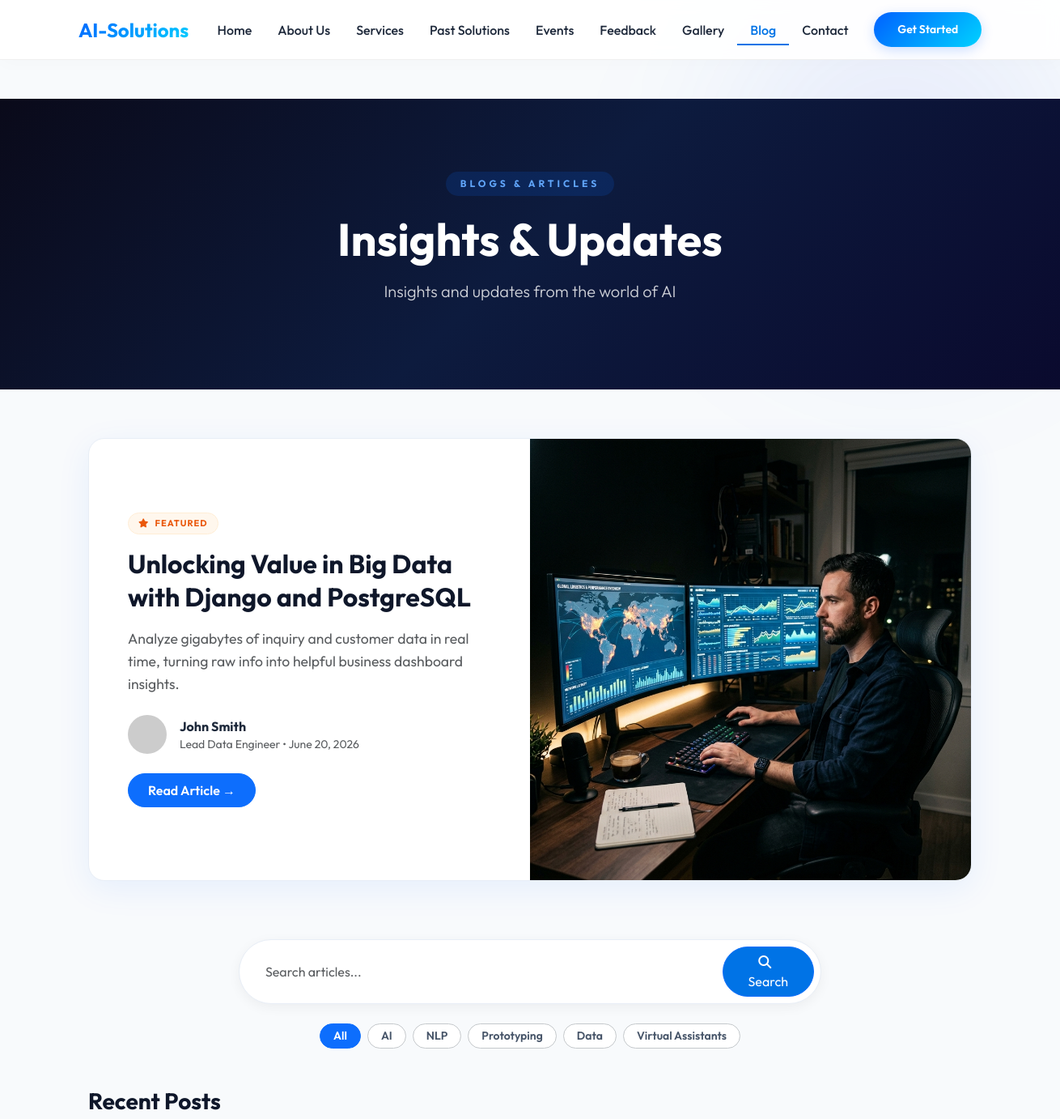
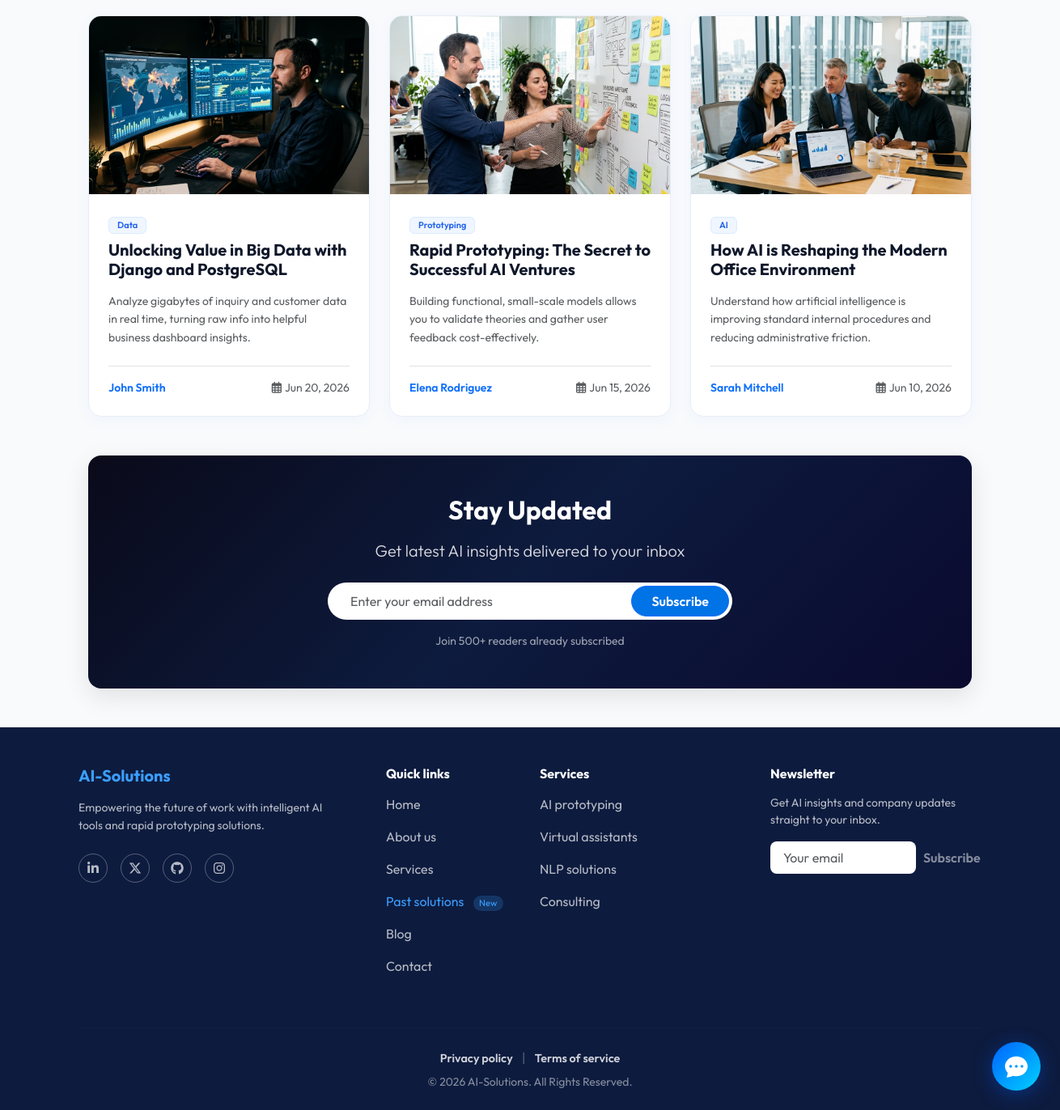
Screenshot of /blog/ with the database file from the repository (2 pictures, top to bottom).
### core/models.py (models this page shows, shortened)
class BlogPost(models.Model):
    title = models.CharField(max_length=255)
    slug = models.SlugField(max_length=255, unique=True, blank=True)
    excerpt = models.TextField(blank=True)
    content = models.TextField()
    author = models.ForeignKey(User, on_delete=models.CASCADE, null=True, blank=True)
    author_name = models.CharField(max_length=150, blank=True, default='')
    author_role = models.CharField(max_length=150, blank=True, default='')
    published_date = models.DateTimeField(default=timezone.now)
    is_published = models.BooleanField(default=True)
    featured_image = models.ImageField(upload_to='blogs/', blank=True, null=True)

### core/views.py (the view)
# urls.py: path('blog/', views.BlogListView.as_view(), name='blog'),
class BlogListView(ListView):
    model = BlogPost
    template_name = 'core/blog.html'
    context_object_name = 'articles'
    def get_queryset(self):
        return BlogPost.objects.filter(is_published=True).order_by('-published_date')

### templates/core/blog.html (shortened to what this page needs)
{% extends 'base.html' %}
{% load static %}
{% block content %}
<section class="blog-hero">
    <div class="container">
        <span class="hero-label">BLOGS & ARTICLES</span>
        <h1 class="display-4 fw-bolder text-white mb-3">Insights & Updates</h1>
        <p class="lead mx-auto" style="color: rgba(255,255,255,0.8); max-width: 600px;">
            Insights and updates from the world of AI
        </p>
    </div>
</section>
<div class="container mb-5">
    {% if articles %}
    <div class="row mb-5 pb-4">
        <div class="col-12">
            <div class="featured-article">
                <div class="row g-0 align-items-stretch">
                    <div class="col-lg-6 p-4 p-md-5 order-2 order-lg-1 d-flex flex-column justify-content-center">
                        <div>
                            <span class="featured-badge"><i class="fas fa-star me-1"></i> FEATURED</span>
                        </div>
                        <h2 class="fw-bold mb-3" style="color: #0f172a; line-height: 1.3;">{{ articles.0.title }}</h2>
                        <p class="text-muted mb-4" style="font-size: 1.1rem; line-height: 1.6;">{{ articles.0.excerpt|default:articles.0.content|truncatewords:30 }}</p>
                        <div class="d-flex align-items-center mb-4">
                            <img src="https://ui-avatars.com/api/?name={% if articles.0.author_name %}{{ articles.0.author_name|urlencode }}{% else %}AI-Solutions+Team{% endif %}&background=0d6efd&color=fff" alt="Author" class="rounded-circle me-3" width="48" height="48">
                            <div>
                                <p class="fw-bold mb-0" style="color: #1e293b;">
                                    {% if articles.0.author_name %}{{ articles.0.author_name }}{% elif articles.0.author %}{{ articles.0.author.get_full_name|default:articles.0.author.username }}{% else %}AI-Solutions Team{% endif %}
                                </p>
                                <p class="small text-muted mb-0">
                                    {% if articles.0.author_role %}{{ articles.0.author_role }}{% else %}Author{% endif %} &bull; {{ articles.0.published_date|date:"F d, Y" }}
                                </p>
                            </div>
                        </div>
                        <div>
                            <a href="{% url 'blog_detail' articles.0.slug %}" class="btn btn-primary rounded-pill px-4 py-2 fw-semibold">Read Article &rarr;</a>
                        </div>
                    </div>
                    <div class="col-lg-6 order-1 order-lg-2">
                        {% if articles.0.featured_image %}
                        <img src="{{ articles.0.featured_image.url }}?v=2" alt="{{ articles.0.title }}" class="featured-img">
                        {% else %}
                        <img src="https://images.unsplash.com/photo-1551288049-bebda4e38f71?auto=format&fit=crop&w=800&q=80" alt="Big Data" class="featured-img">
                        {% endif %}
                    </div>
                </div>
            </div>
        </div>
    </div>
    {% endif %}
    <div class="row justify-content-center mb-5">
        <div class="col-lg-8">
            <div class="d-flex bg-white rounded-pill p-2 mb-4" style="box-shadow: 0 4px 15px rgba(0,0,0,0.05); border: 1px solid #e8eef6;">
                <input type="text" id="blog-search" class="form-control border-0 bg-transparent px-4 shadow-none" placeholder="Search articles...">
                <button class="btn btn-primary rounded-pill px-4" style="background: #0073e6;">
                    <i class="fas fa-search me-2"></i> Search
                </button>
            </div>
            <div class="d-flex flex-wrap justify-content-center gap-2" id="blog-filters">
                <button class="btn btn-sm border border-secondary-subtle rounded-pill px-3 filter-btn active" data-filter="all">All</button>
                <button class="btn btn-sm border border-secondary-subtle rounded-pill px-3 filter-btn" data-filter="ai">AI</button>
                <button class="btn btn-sm border border-secondary-subtle rounded-pill px-3 filter-btn" data-filter="nlp">NLP</button>
                <button class="btn btn-sm border border-secondary-subtle rounded-pill px-3 filter-btn" data-filter="prototyping">Prototyping</button>
                <button class="btn btn-sm border border-secondary-subtle rounded-pill px-3 filter-btn" data-filter="data">Data</button>
                <button class="btn btn-sm border border-secondary-subtle rounded-pill px-3 filter-btn" data-filter="virtual-assistants">Virtual Assistants</button>
            </div>
        </div>
    </div>
    <h3 class="fw-bold mb-4" style="color: #0f172a;">Recent Posts</h3>
    <div class="row g-4">
        {% if articles %}
            {% for article in articles %}
            <div class="col-md-6 col-lg-4 article-item" data-category="{% if 'nlp' in article.title|lower or 'language' in article.title|lower %}nlp{% elif 'data' in article.title|lower %}data{% elif 'prototyp' in article.title|lower %}prototyping{% elif 'assistant' in article.title|lower or 'bot' in article.title|lower %}virtual-assistants{% else %}ai{% endif %}">
                <div class="article-card">
                    <div class="article-img-wrapper">
                        {% if article.featured_image %}
                        <a href="{% url 'blog_detail' article.slug %}">
                            <img src="{{ article.featured_image.url }}?v=2" class="article-img" alt="{{ article.title }}">
                        </a>
                        {% else %}
                        <a href="{% url 'blog_detail' article.slug %}">
                            <img src="https://images.unsplash.com/photo-1451187580459-43490279c0fa?auto=format&fit=crop&w=600&q=80" class="article-img" alt="Placeholder">
                        </a>
                        {% endif %}
                    </div>
                    <div class="p-4 d-flex flex-column flex-grow-1">
                        <div class="mb-2">
                            {% if 'nlp' in article.title|lower or 'language' in article.title|lower %}
                                <span class="badge bg-primary bg-opacity-10 text-primary px-2 py-1">NLP</span>
                            {% elif 'data' in article.title|lower %}
                                <span class="badge bg-primary bg-opacity-10 text-primary px-2 py-1">Data</span>
                            {% elif 'prototyp' in article.title|lower %}
                                <span class="badge bg-primary bg-opacity-10 text-primary px-2 py-1">Prototyping</span>
                            {% elif 'assistant' in article.title|lower or 'bot' in article.title|lower %}
                                <span class="badge bg-primary bg-opacity-10 text-primary px-2 py-1">Virtual Assistants</span>
                            {% else %}
                                <span class="badge bg-primary bg-opacity-10 text-primary px-2 py-1">AI</span>
                            {% endif %}
                        </div>
                        <h5 class="fw-bold mb-3 article-title"><a href="{% url 'blog_detail' article.slug %}" class="text-decoration-none">{{ article.title }}</a></h5>
                        <p class="text-muted small mb-4 flex-grow-1 article-excerpt" style="line-height: 1.6;">{{ article.excerpt|default:article.content|truncatewords:20 }}</p>
                        <div class="d-flex justify-content-between align-items-center mt-auto pt-3 border-top">
                            <div class="d-flex align-items-center">
                                <span class="small fw-semibold text-primary">{% if article.author_name %}{{ article.author_name }}{% elif article.author %}{{ article.author.get_full_name|default:article.author.username }}{% else %}AI-Solutions Team{% endif %}</span>
                            </div>
                            <span class="small text-muted"><i class="far fa-calendar-alt me-1"></i>{{ article.published_date|date:"M d, Y" }}</span>
                        </div>
                    </div>
                </div>
            </div>
            {% endfor %}
        {% else %}
            <div class="col-12 text-center py-5">
                <i class="fas fa-newspaper fa-3x text-muted mb-3 d-block"></i>
                <p class="text-muted">Stay tuned for our first promotional article.</p>
            </div>
        {% endif %}
    </div>
    <div class="row mb-4 mt-5">
        <div class="col-12">
            <div class="rounded-4 p-5 text-center text-white" style="background: linear-gradient(135deg, #0a0a1a 0%, #0d1b3e 50%, #0a0a2e 100%); box-shadow: 0 10px 30px rgba(0,0,0,0.1);">
                <h2 class="fw-bold mb-3 text-white">Stay Updated</h2>
                <p class="mb-4 lead mx-auto" style="color: rgba(255,255,255,0.85); max-width: 500px;">Get latest AI insights delivered to your inbox</p>
                <div class="mx-auto" style="max-width: 500px;">
                    <form id="newsletter-form" class="d-flex mb-3 bg-white rounded-pill p-1" onsubmit="handleSubscribe(event)">
                        <input type="email" id="newsletter-email" class="form-control border-0 bg-transparent px-4 shadow-none" placeholder="Enter your email address" required>
                        <button type="submit" class="btn btn-primary rounded-pill px-4 fw-semibold" style="background: #0073e6;">Subscribe</button>
                    </form>
                    <p class="small mb-0" style="color: rgba(255,255,255,0.6);">Join 500+ readers already subscribed</p>
                </div>
            </div>
        </div>
    </div>
</div>
{% endblock %}

### templates/base.html (style rules this page uses)
:root { --primary-color: #0061FF; --primary-gradient: linear-gradient(135deg, #0061FF 0%, #00d2ff 100%); --bg-color: #f8fafc; --card-bg: #ffffff; --text-main: #1e293b; --text-heading: #0f172a; --text-muted: #64748b; --border-color: rgba(0, 0, 0, 0.06); }
body { font-family: 'Outfit', sans-serif; background-color: var(--bg-color); color: var(--text-main); overflow-x: hidden; -webkit-font-smoothing: antialiased; }
h1, h2, h3, h4, h5, h6 { color: var(--text-heading); font-weight: 700; }

### templates/core/blog.html (style rules this page uses)
.blog-hero { background: linear-gradient(135deg, #0a0a1a 0%, #0d1b3e 50%, #0a0a2e 100%); padding: 90px 0; width: 100vw; position: relative; left: 50%; margin-left: -50vw; margin-right: -50vw; color: white; text-align: center; margin-bottom: 60px; }
.blog-hero .hero-label { display: inline-block; font-size: 12px; font-weight: 700; letter-spacing: 4px; text-transform: uppercase; color: #60a5fa; background: rgba(13, 110, 253, 0.15); border-radius: 999px; padding: 6px 18px; margin-bottom: 20px; }
.featured-article { background: #ffffff; border: 1px solid #e8eef6; border-radius: 20px; box-shadow: 0 10px 40px rgba(0, 100, 255, 0.08); overflow: hidden; transition: transform 0.3s ease, box-shadow 0.3s ease; }
.featured-badge { display: inline-block; background: #fff7ed; color: #ea580c; border: 1px solid #ffedd5; font-size: 11px; font-weight: 700; padding: 4px 12px; border-radius: 999px; letter-spacing: 1px; text-transform: uppercase; margin-bottom: 16px; }
.featured-img { width: 100%; height: 100%; object-fit: cover; min-height: 350px; }
.article-card { background: #ffffff; border: 1px solid #e8eef6; border-radius: 16px; box-shadow: 0 4px 20px rgba(0, 100, 255, 0.04); transition: all 0.3s ease; height: 100%; display: flex; flex-direction: column; overflow: hidden; cursor: pointer; }
.article-img-wrapper { height: 220px; overflow: hidden; }
.article-img { width: 100%; height: 100%; object-fit: cover; transition: transform 0.3s ease; }
.article-title a { color: #0f172a; text-decoration: none; transition: color 0.3s ease; }
.article-card .badge { background-color: #eff6ff !important; color: #2563eb !important; font-weight: 600; font-size: 11px; padding: 4px 10px !important; border-radius: 6px; border: 1px solid #dbeafe; }
.filter-btn { background: #fff; color: #475569; font-weight: 600; transition: all 0.2s ease; }
.filter-btn.active { background: #0d6efd; border-color: #0d6efd !important; color: #fff !important; }

### rows the page displays
BlogPost: title "Unlocking Value in Big Data with Django and PostgreSQL", excerpt+content "Analyze gigabytes of inquiry and customer data in real time, turning raw info into helpful business dashboard insights.", author_name "John Smith", author_role "Lead Data Engineer", published_date "June 20, 2026", featured_image (picture), excerpt "Analyze gigabytes of inquiry and customer data in real time, turning raw info into helpful business dashboard insights.", published_date "Jun 20, 2026"
BlogPost: featured_image (picture), shows "Prototyping", title "Rapid Prototyping: The Secret to Successful AI Ventures", excerpt "Building functional, small-scale models allows you to validate theories and gather user feedback cost-effectively.", author_name "Elena Rodriguez", published_date "Jun 15, 2026"
BlogPost: featured_image (picture), shows "AI", title "How AI is Reshaping the Modern Office Environment", excerpt "Understand how artificial intelligence is improving standard internal procedures and reducing administrative friction.", author_name "Sarah Mitchell", published_date "Jun 10, 2026"
